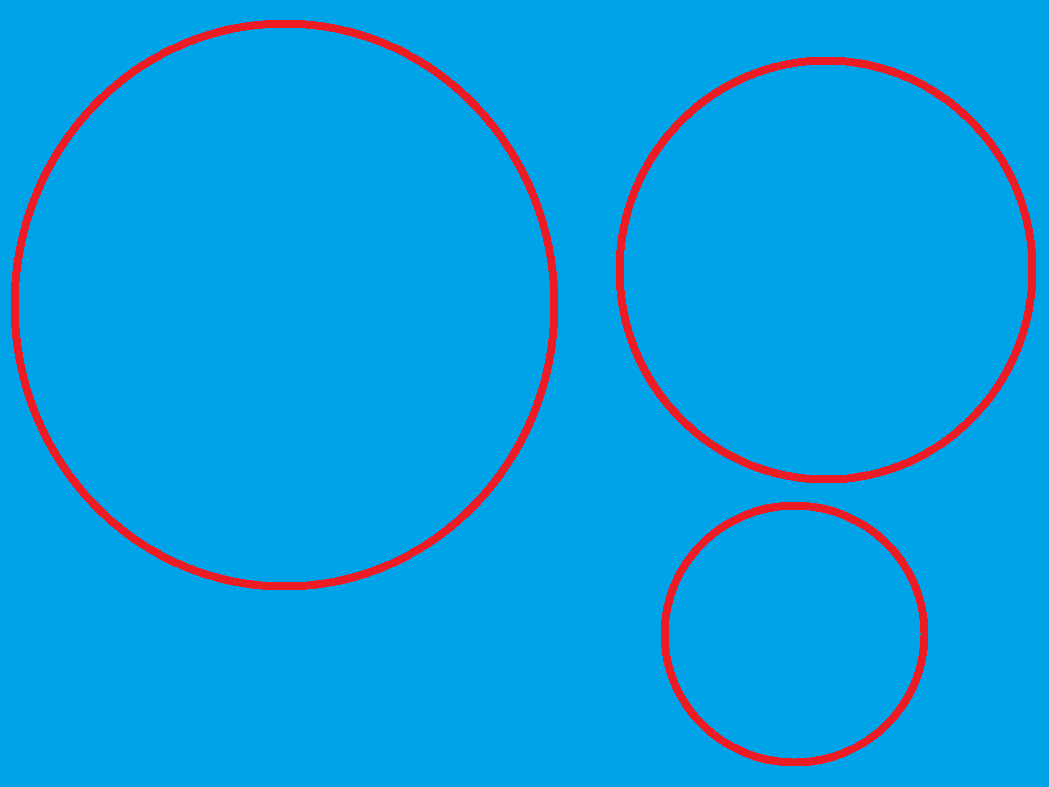
#> input picture images/test5.png, 1049 x 787 px
$ python 5-sablon_esleme.py
#> lines starting #> are read from the running program, lines starting #| are printed output that depends on the picture; after the words box and inside, x2 and y2 are one past the last pixel; in counts of white or black regions, pixels touching at a corner belong together
import cv2

img = cv2.imread("../images/test5.png")
#> img is the input picture: shape (787, 1049, 3); mean B, G, R 224.7, 157, 8.8
cv2.imshow("ANA RESIM", img)

sablon = cv2.imread("../images/test6.png")
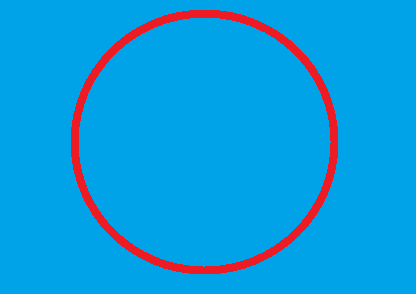
#> input picture images/test6.png, 416 x 294 px
#> sablon is the input picture: shape (294, 416, 3); mean B, G, R 221.6, 154.9, 12.6
cv2.imshow("SABLON RESIM", sablon)
print(sablon.shape)
#| (294, 416, 3)
h, w, _ = sablon.shape
#> h = 294; w = 416

sonuc = cv2.matchTemplate(img, sablon, cv2.TM_CCORR)
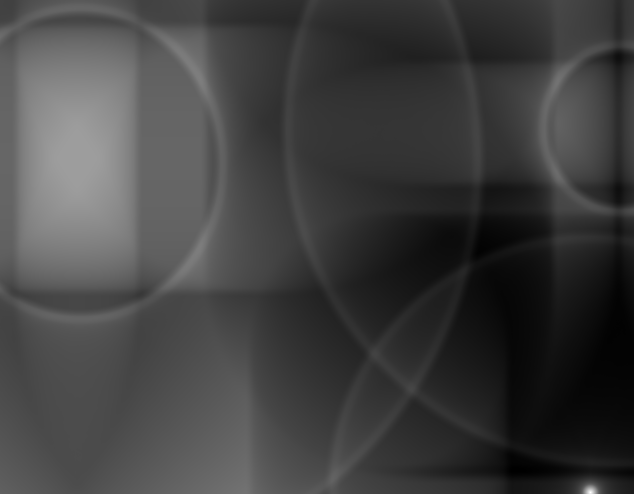
#> sonuc: shape (494, 634) float32; min 8.89e+09, max 9.65e+09, mean 9.08e+09; drawn with min black and max white
min_deg, max_deg, min_loc, max_loc = cv2.minMaxLoc(sonuc)
#> min_deg = 8.89e+09; max_deg = 9.65e+09; min_loc = (512, 470); max_loc = (590, 492)
print(min_deg, max_deg, min_loc, max_loc)
#| 8885254144.0 9651314688.0 (512, 470) (590, 492)

top_left = max_loc
#> top_left = (590, 492)
bottom_right = (top_left[0]+w, top_left[1]+h)
#> bottom_right = (1006, 786)

cv2.rectangle(img, top_left, bottom_right, (255, 0, 0), 2)
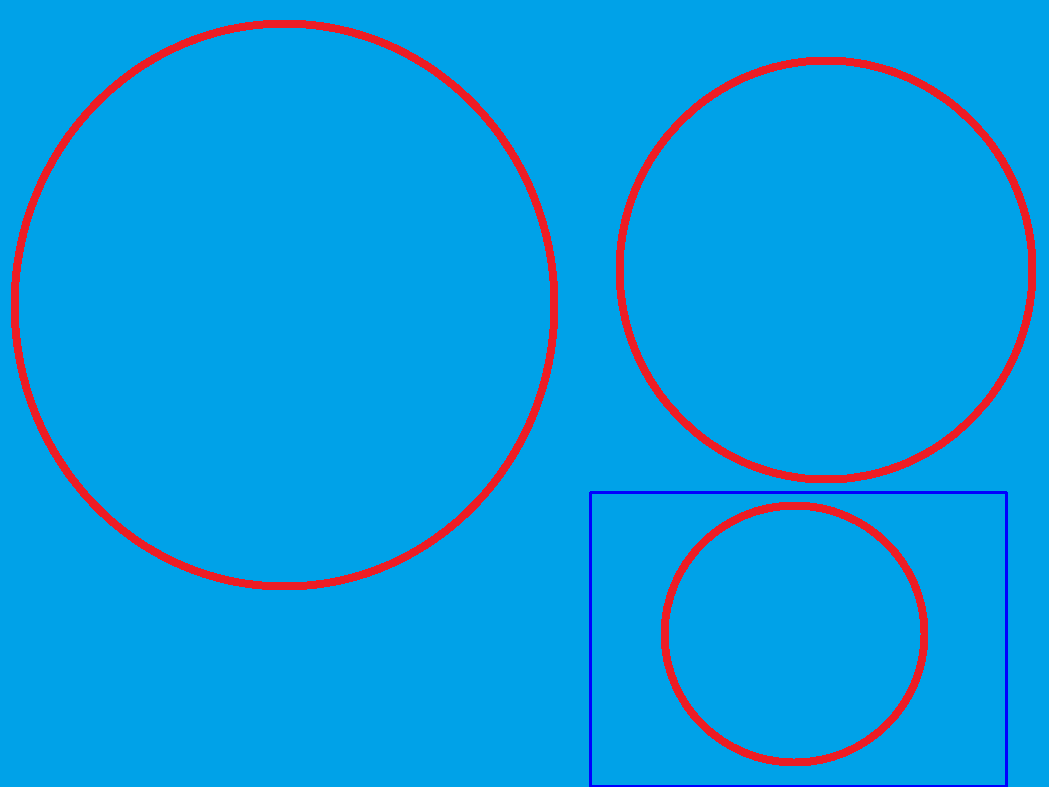
#> img: shape (787, 1049, 3); 0.47% of pixels changed, all inside (x1, y1, x2, y2) = (589, 491, 1008, 787)

cv2.imshow("SONUC", img)

cv2.waitKey(0)
